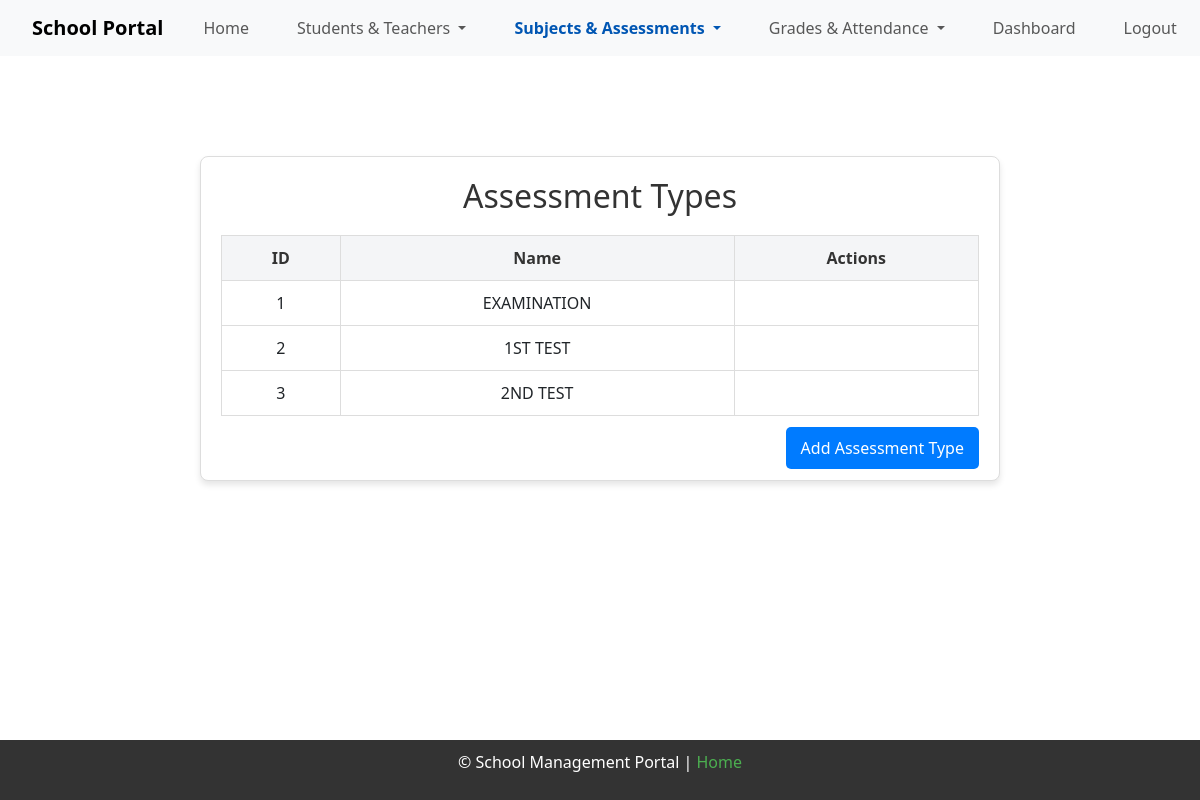
The page /assessment_types (signed in) on the database its author committed.
### app/models.py (models this page shows)
class AssessmentType(db.Model):
    __tablename__ = 'assessment_types'
    id = db.Column(db.Integer, primary_key=True)
    name = db.Column(db.String(50), unique=True, nullable=False)

### app/routes.py (the view)
@main.route('/assessment_types')
@login_required
def assessment_types():
    if not current_user.role == 'admin':
        flash('Access denied!', 'danger')
        return redirect(url_for('main.index'))
    assessment_types = AssessmentType.query.all()
    return render_template('assessment_types.html', assessment_types=assessment_types)

### app/__init__.py (called while the page is built)
def create_app():
    app = Flask(__name__)
    app.config.from_object(Config)
    app.config['UPLOAD_FOLDER'] = os.path.join(os.getcwd(), 'static/uploads')
    @app.before_request
    def before_request():
        g.current_user = current_user
    db.init_app(app)
    migrate.init_app(app, db)
    bootstrap.init_app(app)
    login_manager.init_app(app)
    login_manager.login_view = 'main.login'
    app.static_folder ='static'
    app.static_url_path = '/static'
    with app.app_context():
        from . import models
        from .routes import main
        app.register_blueprint(main)
        db.create_all()
    return app

### app/models.py (called while the page is built)
@login_manager.user_loader
def load_user(user_id):
    return User.query.get(int(user_id))

### app/templates/assessment_types.html (shortened to what this page needs)
{% extends "base.html" %}
{% block content %}
<div class="table-container">
    <h2>Assessment Types</h2>
    <table>
        <thead>
            <tr>
                <th>ID</th>
                <th>Name</th>
                <th>Actions</th>
            </tr>
        </thead>
        <tbody>
            {% for assessment_type in assessment_types %}
            <tr>
                <td>{{ assessment_type.id }}</td>
                <td>{{ assessment_type.name }}</td>
                <td>
                </td>
            </tr>
            {% endfor %}
        </tbody>
    </table>
    <div class="btn-container">
        <a href="{{ url_for('main.add_assessment_type') }}">Add Assessment Type</a>
    </div>
</div>
{% endblock %}

### app/static/style.css (style rules this page uses)
html, body { margin: 0; padding: 0; height: 100%; font-family: Arial, sans-serif; display: flex; flex-direction: column; }
table { width: 100%; border-collapse: collapse; margin-top: 10px; }
table, th, td { border: 1px solid #ddd; padding: 8px; }
th { background-color: #f2f2f2; font-weight: bold; }
h2 { color: #333; margin-bottom: 20px; }

### app/templates/assessment_types.html (style rules this page uses)
.table-container { margin: 40px auto; max-width: 800px; background: #fff; border: 1px solid #ddd; border-radius: 8px; box-shadow: 0px 4px 6px rgba(0, 0, 0, 0.1); padding: 20px; }
.table-container h2 { text-align: center; margin-bottom: 20px; color: #333; }
table { width: 100%; border-collapse: collapse; margin-bottom: 20px; }
table th, table td { border: 1px solid #ddd; padding: 10px; text-align: center; }
table th { background-color: #f4f5f7; color: #333; }
.btn-container { text-align: right; }
.btn-container a { text-decoration: none; color: #fff; background-color: #007bff; padding: 10px 15px; border-radius: 5px; transition: background-color 0.3s; }

### rows shown on the page
AssessmentType: id "1", name "EXAMINATION"
AssessmentType: id "2", name "1ST TEST"
AssessmentType: id "3", name "2ND TEST"
